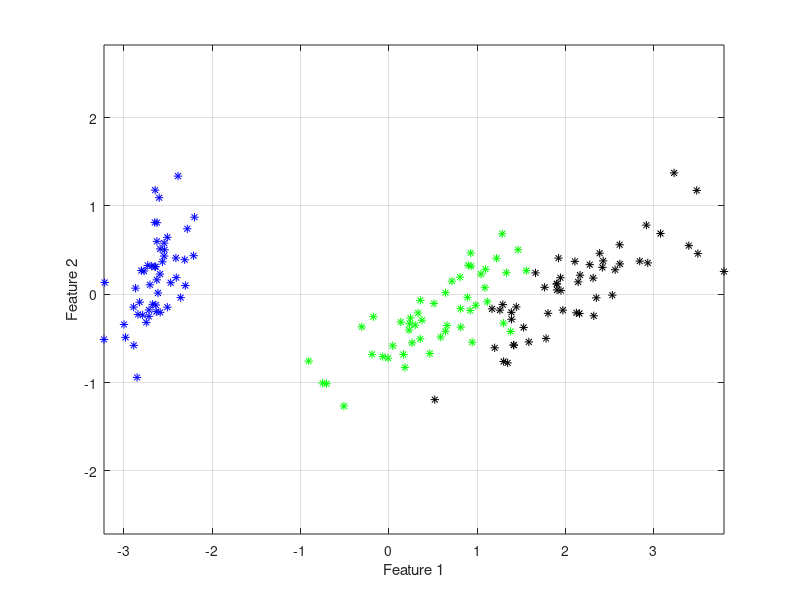

Write MATLAB code to recreate this figure. (Note: this script raises an error after producing the figure.)
load fisheriris

[~, D_pca, ~] = pca(meas);
[~,~,z] = unique(species);

plot(D_pca(z==1,1),D_pca(z==1,2),'b*')
hold on
plot(D_pca(z==2,1),D_pca(z==2,2),'g*')
plot(D_pca(z==3,1),D_pca(z==3,2),'k*')
axis equal
grid on
xlabel('Feature 1');
ylabel('Feature 2');

mdl = my_fitpca(D_pca(:,1:2),z);
plot_ellipse(mdl);

[X,Y] = meshgrid(-3:0.05:3, -2.5:0.05:2.5);
dataPoints = [X(:) Y(:)];
d = [1 1];
[class, score] = my_predictpca(mdl,dataPoints);
re = reshape(class,size(X));
contour(X,Y,re==1, [1,1],'k--', 'LineWidth', 1.1)
contour(X,Y,re==3, [1,1],'k--', 'LineWidth', 1.1)
legend('Setosa', 'Versicolor', 'Virginica','Boundary 1', 'Boundary 2');

%-----------------------------------------------------------------------%

function model = my_fitpca(Data, Classes)
    z = unique(Classes);
    numClasses = length(z);
    
    for i = 1 : numClasses
        [eigenVects,~,eigenVals,~,~,mu] = pca(Data(Classes==z(i),:));
        model.class(i).eigvects = eigenVects;
        model.class(i).eigvals = eigenVals;
        model.class(i).mu = mu;
    end
end

%-----------------------------------------------------------------------%

function plot_ellipse(model)
    numClasses = length(model.class);
    theta = 0:0.05:2*pi;
    for j = 1 : numClasses
        std_major = sqrt(model.class(j).eigvals(1));
        std_minor = sqrt(model.class(j).eigvals(2));
        x_ellipse = model.class(j).eigvects(1,1)*2*std_major*cos(theta)...
            + model.class(j).eigvects(1,2)*2*std_minor*sin(theta);
        y_ellipse = model.class(j).eigvects(2,1)*2*std_major*cos(theta)...
            + model.class(j).eigvects(2,2)*2*std_minor*sin(theta);
        plot(x_ellipse + model.class(j).mu(1), y_ellipse + ...
            model.class(j).mu(2), 'k--', 'HandleVisibility','off')
    end
end

%-----------------------------------------------------------------------%

function [dist, projection] = MahalanobisDistance(mdl,data)

    dummy = (data - mdl.mu)*mdl.eigvects;
    projection = abs(dummy)./sqrt(mdl.eigvals)';
    dist = sqrt(sum(projection.^2));
end

%-----------------------------------------------------------------------%

function [class,score] = my_predictpca(mdl,data)
    [r,~] = size(data);
    class = zeros(r,1);
    score = zeros(r,1);

    for i = 1 : r
    md = zeros(length(mdl.class),1);
        for j = 1 : length(mdl.class)
            md(j) = MahalanobisDistance(mdl.class(j),data(i,:));
        end
    [score(i), class(i)] = min(md);
    end
end
